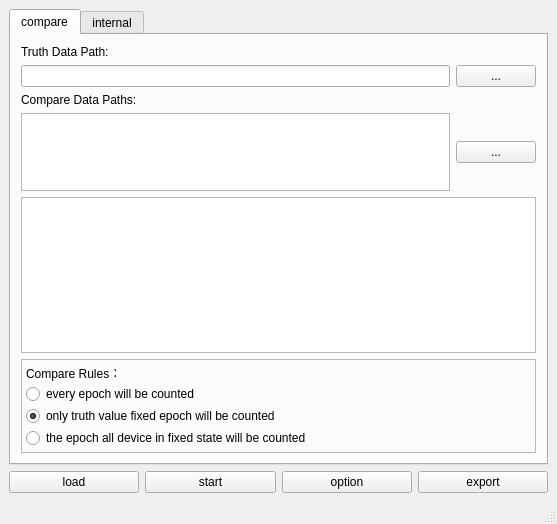
<?xml version="1.0" encoding="UTF-8"?>
<ui version="4.0">
 <class>AnalysisTool</class>
 <widget class="QMainWindow" name="AnalysisTool">
  <property name="geometry">
   <rect>
    <x>0</x>
    <y>0</y>
    <width>557</width>
    <height>524</height>
   </rect>
  </property>
  <property name="windowTitle">
   <string>MainWindow</string>
  </property>
  <widget class="QWidget" name="centralwidget">
   <layout class="QGridLayout" name="gridLayout">
    <item row="1" column="0">
     <layout class="QHBoxLayout" name="horizontalLayout">
      <item>
       <widget class="QPushButton" name="loadBtn">
        <property name="text">
         <string>load</string>
        </property>
       </widget>
      </item>
      <item>
       <widget class="QPushButton" name="startBtn">
        <property name="text">
         <string>start</string>
        </property>
       </widget>
      </item>
      <item>
       <widget class="QPushButton" name="optionBtn">
        <property name="text">
         <string>option</string>
        </property>
       </widget>
      </item>
      <item>
       <widget class="QPushButton" name="exportBtn">
        <property name="text">
         <string>export</string>
        </property>
       </widget>
      </item>
     </layout>
    </item>
    <item row="0" column="0">
     <widget class="QTabWidget" name="tabWidget">
      <property name="currentIndex">
       <number>0</number>
      </property>
      <widget class="QWidget" name="compareTab">
       <attribute name="title">
        <string>compare</string>
       </attribute>
       <layout class="QGridLayout" name="gridLayout_2" rowstretch="0,0,0,1,2,0">
        <property name="leftMargin">
         <number>10</number>
        </property>
        <property name="topMargin">
         <number>10</number>
        </property>
        <property name="rightMargin">
         <number>10</number>
        </property>
        <property name="bottomMargin">
         <number>10</number>
        </property>
        <item row="3" column="0">
         <layout class="QHBoxLayout" name="horizontalLayout_3">
          <property name="sizeConstraint">
           <enum>QLayout::SetDefaultConstraint</enum>
          </property>
          <item>
           <widget class="QTextEdit" name="dataPathEdit"/>
          </item>
          <item>
           <widget class="QPushButton" name="searchData">
            <property name="text">
             <string>...</string>
            </property>
           </widget>
          </item>
         </layout>
        </item>
        <item row="2" column="0">
         <widget class="QLabel" name="label_2">
          <property name="sizePolicy">
           <sizepolicy hsizetype="Preferred" vsizetype="Fixed">
            <horstretch>0</horstretch>
            <verstretch>0</verstretch>
           </sizepolicy>
          </property>
          <property name="minimumSize">
           <size>
            <width>0</width>
            <height>0</height>
           </size>
          </property>
          <property name="text">
           <string>Compare Data Paths:</string>
          </property>
          <property name="alignment">
           <set>Qt::AlignLeading|Qt::AlignLeft|Qt::AlignVCenter</set>
          </property>
         </widget>
        </item>
        <item row="1" column="0">
         <layout class="QHBoxLayout" name="horizontalLayout_2" stretch="0,0">
          <item>
           <widget class="QLineEdit" name="truthPathEdit"/>
          </item>
          <item>
           <widget class="QPushButton" name="searchTruth">
            <property name="text">
             <string>...</string>
            </property>
           </widget>
          </item>
         </layout>
        </item>
        <item row="0" column="0">
         <widget class="QLabel" name="label">
          <property name="sizePolicy">
           <sizepolicy hsizetype="Preferred" vsizetype="Fixed">
            <horstretch>0</horstretch>
            <verstretch>0</verstretch>
           </sizepolicy>
          </property>
          <property name="text">
           <string>Truth Data Path:</string>
          </property>
         </widget>
        </item>
        <item row="5" column="0">
         <widget class="QFrame" name="frame">
          <property name="sizePolicy">
           <sizepolicy hsizetype="Preferred" vsizetype="Expanding">
            <horstretch>0</horstretch>
            <verstretch>0</verstretch>
           </sizepolicy>
          </property>
          <property name="frameShape">
           <enum>QFrame::StyledPanel</enum>
          </property>
          <property name="frameShadow">
           <enum>QFrame::Raised</enum>
          </property>
          <layout class="QGridLayout" name="gridLayout_3">
           <property name="leftMargin">
            <number>4</number>
           </property>
           <property name="topMargin">
            <number>4</number>
           </property>
           <property name="rightMargin">
            <number>4</number>
           </property>
           <property name="bottomMargin">
            <number>4</number>
           </property>
           <property name="spacing">
            <number>2</number>
           </property>
           <item row="0" column="0">
            <layout class="QVBoxLayout" name="verticalLayout">
             <item>
              <widget class="QLabel" name="label_4">
               <property name="sizePolicy">
                <sizepolicy hsizetype="Preferred" vsizetype="Fixed">
                 <horstretch>0</horstretch>
                 <verstretch>0</verstretch>
                </sizepolicy>
               </property>
               <property name="text">
                <string>Compare Rules：</string>
               </property>
              </widget>
             </item>
             <item>
              <widget class="QRadioButton" name="allEpoch">
               <property name="text">
                <string>every epoch will be counted</string>
               </property>
              </widget>
             </item>
             <item>
              <widget class="QRadioButton" name="onlyTruthFixed">
               <property name="text">
                <string>only truth value fixed epoch will be counted</string>
               </property>
               <property name="checked">
                <bool>true</bool>
               </property>
              </widget>
             </item>
             <item>
              <widget class="QRadioButton" name="allDevFixedEpoch">
               <property name="text">
                <string>the epoch all device in fixed state will be counted</string>
               </property>
              </widget>
             </item>
            </layout>
           </item>
          </layout>
         </widget>
        </item>
        <item row="4" column="0">
         <widget class="QTableView" name="tableView"/>
        </item>
       </layout>
      </widget>
      <widget class="QWidget" name="internalTab">
       <attribute name="title">
        <string>internal</string>
       </attribute>
      </widget>
     </widget>
    </item>
   </layout>
  </widget>
  <widget class="QStatusBar" name="statusbar"/>
 </widget>
 <resources/>
 <connections/>
</ui>
